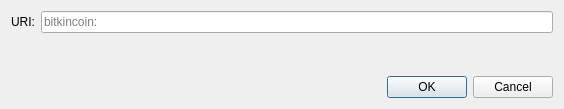
<?xml version="1.0" encoding="UTF-8"?>
<ui version="4.0">
 <class>OpenURIDialog</class>
 <widget class="QDialog" name="OpenURIDialog">
  <property name="geometry">
   <rect>
    <x>0</x>
    <y>0</y>
    <width>564</width>
    <height>109</height>
   </rect>
  </property>
  <property name="windowTitle">
   <string>Open bitkincoin URI</string>
  </property>
  <layout class="QVBoxLayout" name="verticalLayout">
   <item>
    <layout class="QHBoxLayout" name="horizontalLayout">
     <item>
      <widget class="QLabel" name="label">
       <property name="text">
        <string>URI:</string>
       </property>
      </widget>
     </item>
     <item>
      <widget class="QValidatedLineEdit" name="uriEdit">
       <property name="placeholderText">
        <string notr="true">bitkincoin:</string>
       </property>
      </widget>
     </item>
    </layout>
   </item>
   <item>
    <spacer name="verticalSpacer">
     <property name="orientation">
      <enum>Qt::Vertical</enum>
     </property>
     <property name="sizeHint" stdset="0">
      <size>
       <width>20</width>
       <height>40</height>
      </size>
     </property>
    </spacer>
   </item>
   <item>
    <widget class="QDialogButtonBox" name="buttonBox">
     <property name="orientation">
      <enum>Qt::Horizontal</enum>
     </property>
     <property name="standardButtons">
      <set>QDialogButtonBox::Cancel|QDialogButtonBox::Ok</set>
     </property>
    </widget>
   </item>
  </layout>
 </widget>
 <customwidgets>
  <customwidget>
   <class>QValidatedLineEdit</class>
   <extends>QLineEdit</extends>
   <header>qt/qvalidatedlineedit.h</header>
  </customwidget>
 </customwidgets>
 <resources/>
 <connections>
  <connection>
   <sender>buttonBox</sender>
   <signal>accepted()</signal>
   <receiver>OpenURIDialog</receiver>
   <slot>accept()</slot>
   <hints>
    <hint type="sourcelabel">
     <x>248</x>
     <y>254</y>
    </hint>
    <hint type="destinationlabel">
     <x>157</x>
     <y>274</y>
    </hint>
   </hints>
  </connection>
  <connection>
   <sender>buttonBox</sender>
   <signal>rejected()</signal>
   <receiver>OpenURIDialog</receiver>
   <slot>reject()</slot>
   <hints>
    <hint type="sourcelabel">
     <x>316</x>
     <y>260</y>
    </hint>
    <hint type="destinationlabel">
     <x>286</x>
     <y>274</y>
    </hint>
   </hints>
  </connection>
 </connections>
</ui>
